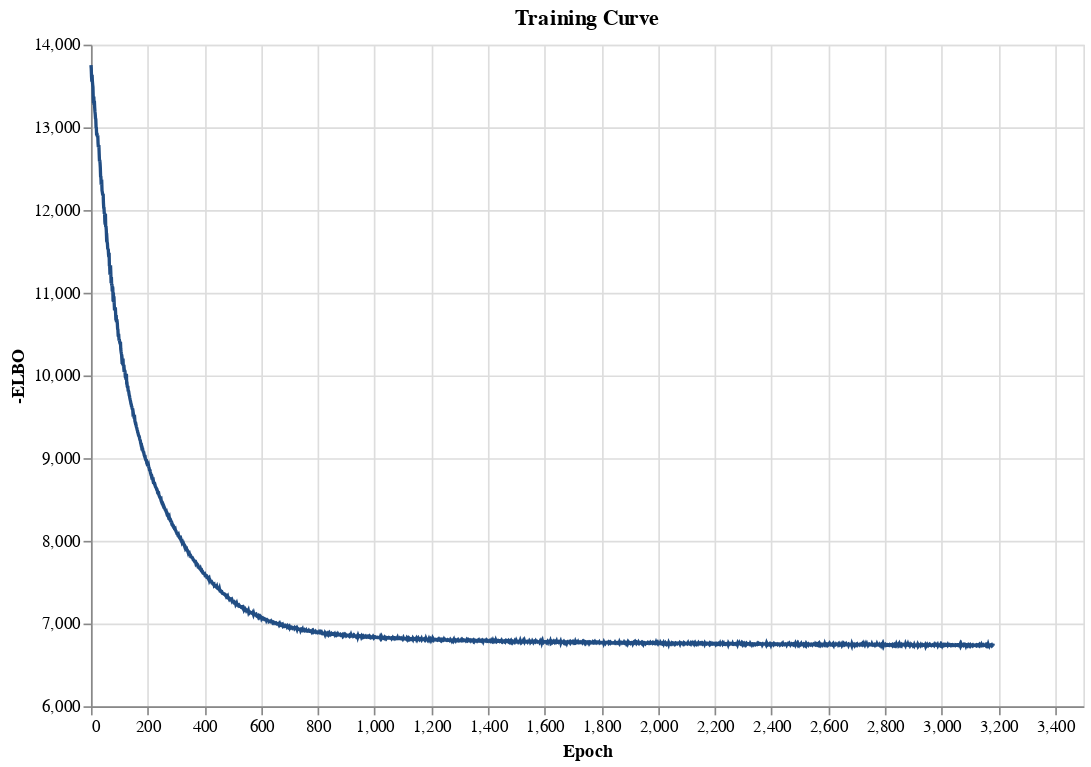

The cell this chart's notebook holds for it:
### Markdown cell above
### ELBO

If the learningcurve flattens out, we know that our model converged.

### Code cell
plot_training_curve(model)

### Figure 1 — Vega specification as saved in the notebook (floating-point values rounded to 4 significant figures; data arrays with more than 128 entries replaced by an {"elided": "..."} marker saying what was removed)
{"$schema": "https://vega.github.io/schema/vega/v5.json", "data": [{"name": "source_0", "values": {"elided": "3184 records"}}, {"name": "source_0_x_domain_Epoch", "values": [{"min": 0, "max": 3183}]}, {"name": "source_0_y_domain_-ELBO", "values": [{"min": 6730.0, "max": 13750.0}]}], "marks": [{"type": "line", "name": "marks", "from": {"data": "source_0"}, "sort": {"field": "x"}, "encode": {"update": {"stroke": {"value": "#214D83"}, "x": {"field": "Epoch", "scale": "x"}, "defined": {"signal": "isValid(datum[\"Epoch\"]) && isFinite(+datum[\"Epoch\"]) && isValid(datum[\"-ELBO\"]) && isFinite(+datum[\"-ELBO\"])"}, "y": {"field": "-ELBO", "scale": "y"}}}, "style": ["line"]}], "scales": [{"name": "x", "type": "linear", "domain": [{"signal": "(data(\"source_0_x_domain_Epoch\")[0] || {}).min"}, {"signal": "(data(\"source_0_x_domain_Epoch\")[0] || {}).max"}], "range": [0, {"signal": "width"}], "nice": true, "zero": false}, {"name": "y", "type": "linear", "domain": [{"signal": "(data(\"source_0_y_domain_-ELBO\")[0] || {}).min"}, {"signal": "(data(\"source_0_y_domain_-ELBO\")[0] || {}).max"}], "range": [{"signal": "height"}, 0], "zero": false, "nice": true}], "axes": [{"scale": "x", "maxExtent": 0, "orient": "bottom", "tickCount": {"signal": "ceil(width/40)"}, "minExtent": 0, "aria": false, "gridScale": "y", "grid": true, "labels": false, "ticks": false, "zindex": 0, "domain": false}, {"scale": "y", "orient": "left", "zindex": 0, "tickCount": {"signal": "ceil(height/40)"}, "domain": false, "gridScale": "x", "grid": true, "maxExtent": 0, "aria": false, "minExtent": 0, "labels": false, "ticks": false}, {"scale": "x", "zindex": 0, "title": "Epoch", "labelFlush": true, "orient": "bottom", "labelOverlap": true, "grid": false, "tickCount": {"signal": "ceil(width/40)"}}, {"scale": "y", "orient": "left", "grid": false, "labelOverlap": true, "tickCount": {"signal": "ceil(height/40)"}, "zindex": 0, "title": "-ELBO"}], "title": {"text": "Training Curve", "frame": "group"}, "background": "white", "style": "cell", "width": 600, "padding": 5, "height": 400}
